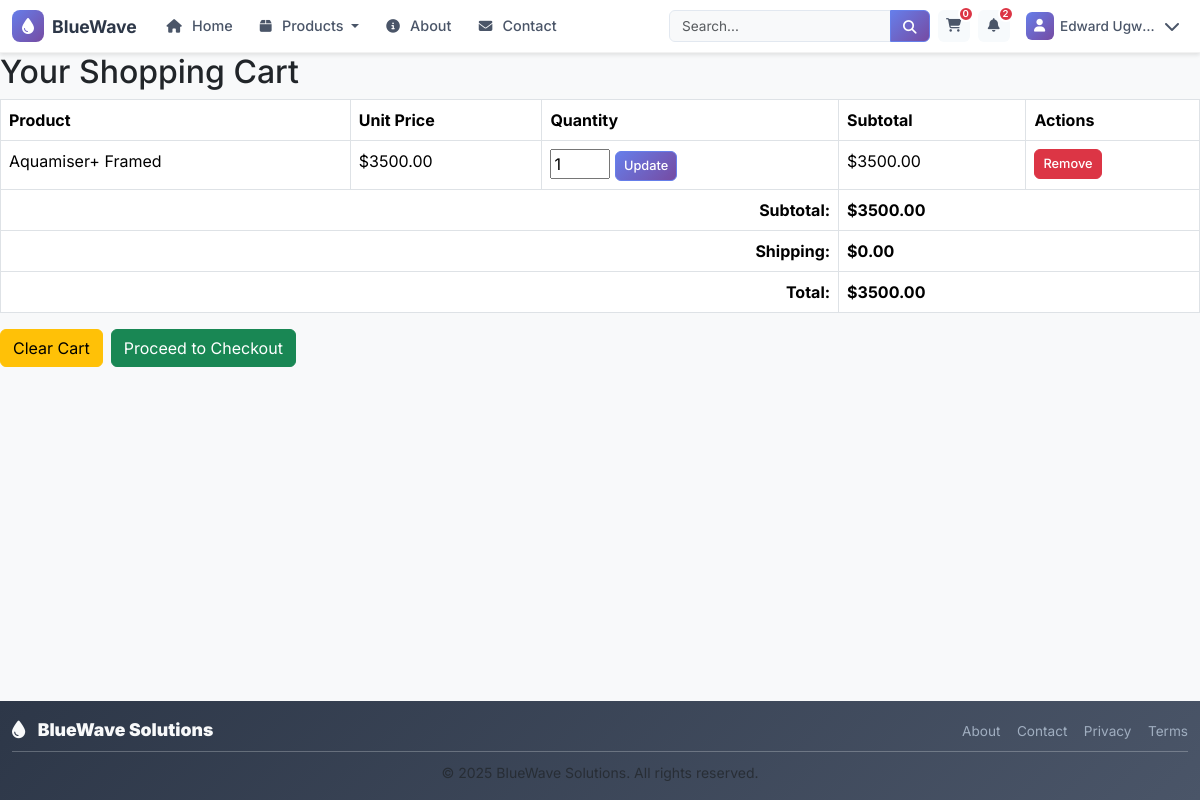
Before: /cart/ (signed in) with the older database file.
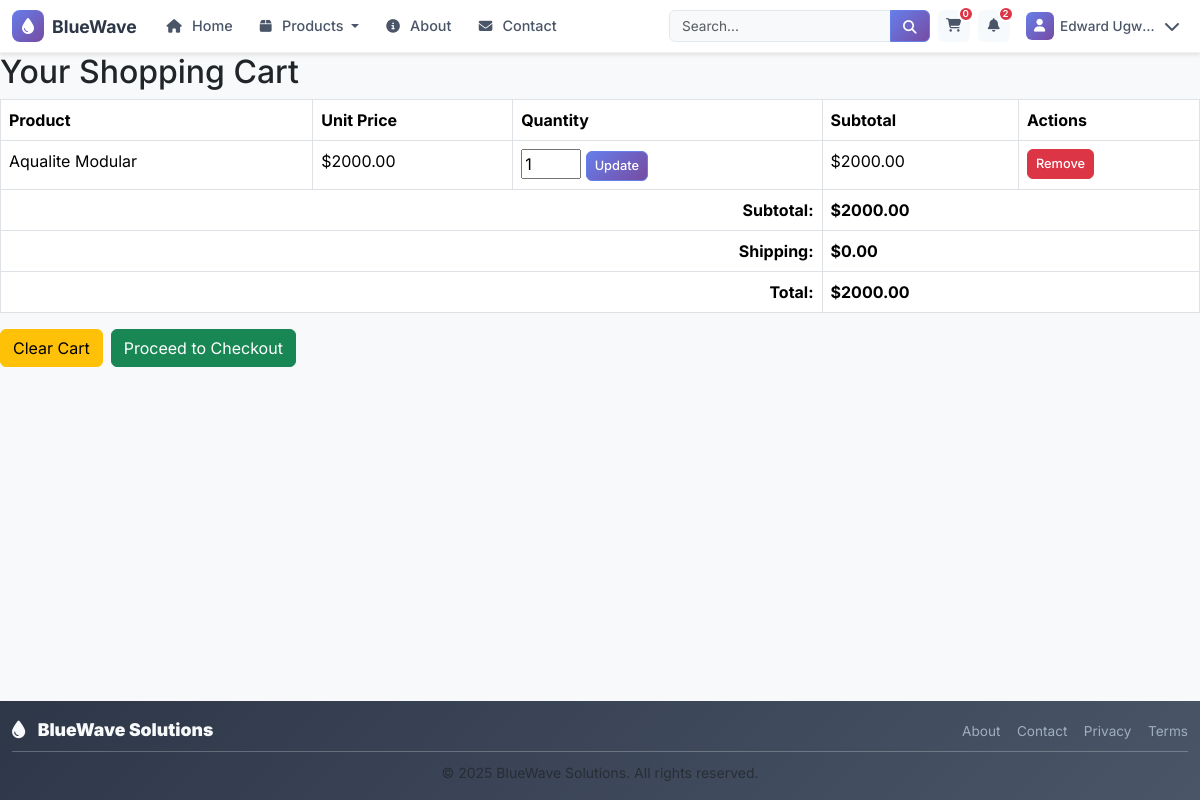
After: the same page with the newer database file.
### accounts/models.py (models this page shows, shortened)
class CustomUser(AbstractUser):
    email = models.EmailField(
        verbose_name="email address",
        unique=True,
        help_text="Required. Enter a valid email address."
    )
    groups = models.ManyToManyField(
        Group,
        verbose_name="groups",
        blank=True,
        help_text="The groups this user belongs to.",
        related_name="customuser_set",
        related_query_name="customuser",
    )
    user_permissions = models.ManyToManyField(
        Permission,
        verbose_name="user permissions",
        blank=True,
        help_text="Specific permissions for this user.",
        related_name="customuser_permissions_set",
        related_query_name="customuser_permission",
    )
    USERNAME_FIELD = 'email'
    REQUIRED_FIELDS = ['username']  # Required when creating superuser via createsuperuser
    class Meta:
        verbose_name = "User"
        verbose_name_plural = "Users"

### cart/models.py (models this page shows, shortened)
class CartItem(models.Model):
    cart = models.ForeignKey(Cart, on_delete=models.CASCADE, related_name="items")
    product = models.ForeignKey(Product, on_delete=models.PROTECT)
    quantity = models.PositiveIntegerField(default=1)
    unit_price = models.DecimalField(max_digits=12, decimal_places=2, default=Decimal("0.00"))
    line_total = models.DecimalField(max_digits=12, decimal_places=2, default=Decimal("0.00"))
    added_at = models.DateTimeField(auto_now_add=True)
    updated_at = models.DateTimeField(auto_now=True)
    metadata = models.JSONField(blank=True, null=True, help_text="Optional per-item metadata (config, options)")
    class Meta:
        ordering = ("-updated_at",)
        unique_together = ("cart", "product")
        indexes = [
            models.Index(fields=["cart", "product"]),
        ]

### products/models.py (models this page shows, shortened)
class Product(models.Model):
    PRODUCT_TYPES = [
        ('desalination_unit', 'Desalination Unit'),
        ('accessory', 'Accessory'),
        ('replacement_part', 'Replacement Part'),
    ]
    name = models.CharField(max_length=200)
    description = models.TextField()
    product_category = models.ForeignKey(ProductCategory, on_delete=models.CASCADE, related_name='products')
    price = models.DecimalField(max_digits=10, decimal_places=2)
    product_type = models.CharField(max_length=20, choices=PRODUCT_TYPES, default='desalination_unit')
    capacity_gallons_per_day = models.IntegerField(null=True, blank=True, help_text="Water production capacity per day")
    power_consumption_watts = models.IntegerField(null=True, blank=True, help_text="Power consumption in watts")
    dimensions = models.CharField(max_length=100, blank=True, help_text="L x W x H in inches")
    weight_pounds = models.DecimalField(max_digits=6, decimal_places=2, null=True, blank=True)
    co2_savings_per_year = models.DecimalField(max_digits=8, decimal_places=2, null=True, blank=True, help_text="CO2 savings in kg per year")
    energy_source = models.CharField(max_length=50, default="Solar", help_text="Primary energy source")
    stock_quantity = models.IntegerField(default=0)
    is_active = models.BooleanField(default=True)
    is_featured = models.BooleanField(default=False)
    image = models.ImageField(upload_to='products/', null=True, blank=True)
    created_at = models.DateTimeField(auto_now_add=True)
    updated_at = models.DateTimeField(auto_now=True)
    class Meta:
        ordering = ['-created_at']

### cart/views.py (the view)
# urls.py: path('', views.cart_detail, name='cart_detail'),
@login_required
def cart_detail(request):
    try:
        cart = Cart.objects.get(user=request.user)
        cart_items = cart.items.select_related('product').all()
    except Cart.DoesNotExist:
        cart = None
        cart_items = []
    subtotal = sum(item.line_total for item in cart_items)
    shipping = 0 if subtotal > 500 else 25  # Free shipping over $500
    total = subtotal + shipping
    context = {
        'cart': cart,
        'cart_items': cart_items,
        'subtotal': subtotal,
        'shipping': shipping,
        'total': total,
        'page_title': 'Shopping Cart'
    }
    return render(request, 'cart/cart_detail.html', context)

### templates/cart/cart_detail.html (shortened to what this page needs)
{% extends "base.html" %}
{% block content %}
<h2>Your Shopping Cart</h2>
{% if cart_items %}
<table class="table table-bordered">
  <thead>
    <tr>
      <th>Product</th>
      <th>Unit Price</th>
      <th>Quantity</th>
      <th>Subtotal</th>
      <th>Actions</th>
    </tr>
  </thead>
  <tbody>
    {% for item in cart_items %}
    <tr>
      <td>{{ item.product.name }}</td>
      <td>${{ item.unit_price|floatformat:2 }}</td>
      <td>
        <form method="post" action="{% url 'cart:update_cart_item' item.id %}">
          <input
            type="number"
            name="quantity"
            value="{{ item.quantity }}"
            min="1"
            style="width: 60px"
          />
          <button type="submit" class="btn btn-sm btn-primary">Update</button>
        </form>
      </td>
      <td>${{ item.line_total|floatformat:2 }}</td>
      <td>
        <form method="post" action="{% url 'cart:remove_from_cart' item.id %}">
          <button type="submit" class="btn btn-sm btn-danger">Remove</button>
        </form>
      </td>
    </tr>
    {% endfor %}
    <tr>
      <td colspan="3" class="text-end"><strong>Subtotal:</strong></td>
      <td colspan="2"><strong>${{ subtotal|floatformat:2 }}</strong></td>
    </tr>
    <tr>
      <td colspan="3" class="text-end"><strong>Shipping:</strong></td>
      <td colspan="2"><strong>${{ shipping|floatformat:2 }}</strong></td>
    </tr>
    <tr>
      <td colspan="3" class="text-end"><strong>Total:</strong></td>
      <td colspan="2"><strong>${{ total|floatformat:2 }}</strong></td>
    </tr>
  </tbody>
</table>
<div class="d-flex gap-2">
  <form method="post" action="{% url 'cart:clear_cart' %}">
    <button type="submit" class="btn btn-warning">Clear Cart</button>
  </form>
  <a href="{% url 'cart:checkout' %}" class="btn btn-success"
    >Proceed to Checkout</a
  >
</div>
{% endif %}
{% endblock %}

### templates/base.html (shortened to what this page needs)
{% load static %}
<!DOCTYPE html>
<html lang="en">
  <head>
    <link
      href="https://cdn.jsdelivr.net/npm/bootstrap@5.3.2/dist/css/bootstrap.min.css"
      rel="stylesheet"
    />
    <link
      rel="stylesheet"
      href="https://cdnjs.cloudflare.com/ajax/libs/font-awesome/6.4.0/css/all.min.css"
    />
    <link rel="stylesheet" href="{% static 'css/auth.css' %}" />
  </head>
  <body class="d-flex flex-column min-vh-100">
    <nav
      class="navbar navbar-expand-lg navbar-light bg-white shadow-sm sticky-top"
    >
      <div class="container">
        <a class="navbar-brand" href="{% url 'core:landing_page' %}">
          <div class="brand-container">
            <div class="brand-icon">
              <i class="fas fa-tint"></i>
            </div>
            <div class="brand-text">
              <span class="brand-name">BlueWave</span>
            </div>
          </div>
        </a>
        <div class="collapse navbar-collapse" id="navbarNav">
          <ul class="navbar-nav me-auto">
            <li class="nav-item">
              <a class="nav-link" href="{% url 'core:landing_page' %}">
                <i class="fas fa-home"></i>
                <span class="nav-text">Home</span>
              </a>
            </li>
            <li class="nav-item dropdown">
              <a
                class="nav-link dropdown-toggle"
                href="#"
                id="productsDropdown"
                role="button"
                data-bs-toggle="dropdown"
                aria-expanded="false"
              >
                <i class="fas fa-box"></i>
                <span class="nav-text">Products</span>
              </a>
            </li>
            <li class="nav-item">
              <a class="nav-link" href="{% url 'core:about' %}">
                <i class="fas fa-info-circle"></i>
                <span class="nav-text">About</span>
              </a>
            </li>
            <li class="nav-item">
              <a class="nav-link" href="{% url 'core:contact' %}">
                <i class="fas fa-envelope"></i>
                <span class="nav-text">Contact</span>
              </a>
            </li>
          </ul>
          <div class="search-container me-2">
            <form
              class="search-form"
              method="get"
              action="{% url 'products:product_list' %}"
            >
              <div class="input-group">
                <input
                  type="search"
                  name="search"
                  class="form-control search-input"
                  placeholder="Search..."
                  value="{{ request.GET.search|default:'' }}"
                />
                <button class="btn search-btn" type="submit">
                  <i class="fas fa-search"></i>
                </button>
              </div>
            </form>
          </div>
          <div class="user-actions d-flex align-items-center">
            {% if user.is_authenticated %}
            <a
              href="{% url 'cart:cart_detail' %}"
              class="nav-icon-link me-2"
              title="Shopping Cart"
            >
              <i class="fas fa-shopping-cart"></i>
              <span class="icon-badge" id="cart-count">0</span>
            </a>
            <div class="dropdown me-2">
              <a
                href="#"
                class="nav-icon-link"
                data-bs-toggle="dropdown"
                title="Notifications"
                aria-expanded="false"
              >
                <i class="fas fa-bell"></i>
                <span class="icon-badge">2</span>
              </a>
            </div>
            <div class="dropdown">
              <a
                href="#"
                class="user-dropdown-toggle"
                data-bs-toggle="dropdown"
                title="Account Menu"
                aria-expanded="false"
              >
                <div class="user-avatar">
                  <i class="fas fa-user"></i>
                </div>
                <span class="user-name d-none d-lg-inline"
                  >{{ user.get_full_name|default:user.username }}</span
                >
                <i class="fas fa-chevron-down ms-1 d-none d-lg-inline"></i>
              </a>
            </div>
            {% endif %}
          </div>
        </div>
      </div>
    </nav>
    <main class="flex-fill">
       {% block content %}{% endblock %}
    </main>
    <footer class="footer py-3 bg-dark text-light mt-auto">
      <div class="container">
        <div class="row align-items-center">
          <div class="col-md-6">
            <div class="footer-brand">
              <i class="fas fa-tint me-2"></i>
              <strong>BlueWave Solutions</strong>
            </div>
          </div>
          <div class="col-md-6 text-md-end">
            <div class="footer-links">
              <a href="{% url 'core:about' %}" class="footer-link">About</a>
              <a href="{% url 'core:contact' %}" class="footer-link">Contact</a>
              <a href="#" class="footer-link">Privacy</a>
              <a href="#" class="footer-link">Terms</a>
            </div>
          </div>
        </div>
        <hr class="my-2 opacity-25" />
        <div class="row">
          <div class="col-12 text-center">
            <small class="text-muted">
              &copy; 2025 BlueWave Solutions. All rights reserved.
            </small>
          </div>
        </div>
      </div>
    </footer>
  </body>
</html>

### static/css/auth.css (style rules this page uses)
a { transition: color 0.2s ease; }

Changed rows visible on the page:
removed CartItem: product.name "Aquamiser+ Framed", unit_price "3500.00", quantity "1", line_total "3500.00"
added CartItem: product.name "Aqualite Modular", unit_price "2000.00", quantity "1", line_total "2000.00"
Other visible differences:
{{ subtotal|floatformat:2 }}: "3500.00" → "2000.00"
{{ total|floatformat:2 }}: "3500.00" → "2000.00"
